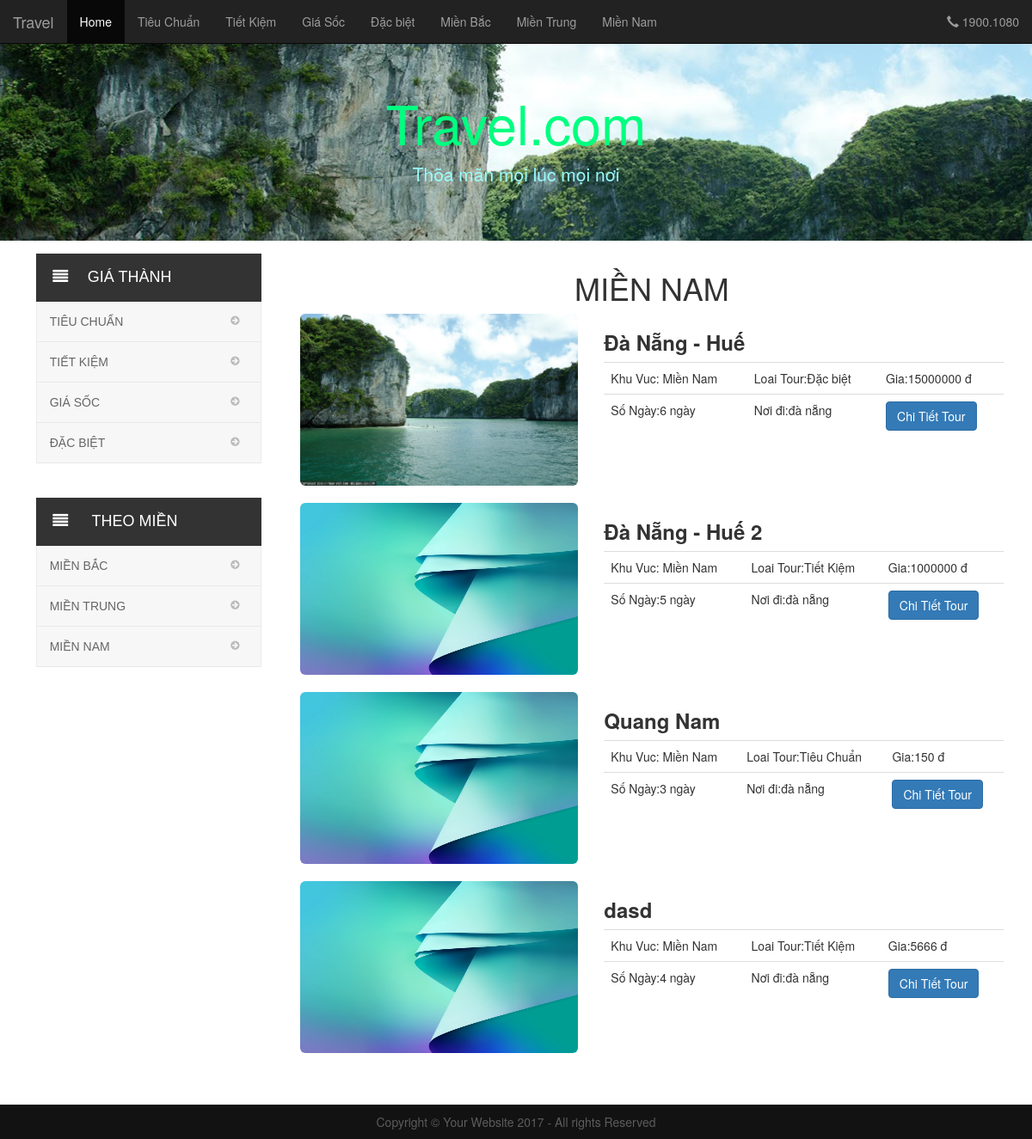
The page /?page=list-tour&&IDMien=3 on the database its author committed.
### tables this page shows
CREATE TABLE `loaitour` (
  `LoaiTourID` int(255) NOT NULL,
  `LoaiTourName` varchar(255) NOT NULL
);

CREATE TABLE `mien` (
  `IDMien` int(255) NOT NULL,
  `TenMien` varchar(255) NOT NULL
);

CREATE TABLE `tour` (
  `MaTour` int(255) NOT NULL,
  `TenTour` varchar(255) NOT NULL,
  `TGTour` int(20) NOT NULL,
  `GiaTour` varchar(255) NOT NULL,
  `NoiDungTour` mediumtext NOT NULL,
  `AnhTour` varchar(255) NOT NULL,
  `NgayKhoiHanh` varchar(255) NOT NULL,
  `IDTinhThanh` int(255) NOT NULL,
  `NgayThem` varchar(255) NOT NULL,
  `LoaiTourID` int(255) NOT NULL,
  `IDMien` int(255) NOT NULL
);

### function.php (called while the page is built, shortened)
<?php
	function LoaiTour()
		{
			global $handle;
			$query='select * from loaitour';
			$statement = $handle->prepare($query);
			$statement->execute();
			return $statement;
		}
	function LoaiMien()
		{
			global $handle;
			$query='select * from mien';
			$statement = $handle->prepare($query);
			$statement->execute();
			return $statement;
		}
	function LoaiMien2($IDMien)
		{
			global $handle;
			$query='select * from mien  where IDMien=:IDMien';
			$statement = $handle->prepare($query);
			$statement->bindValue(':IDMien',$IDMien);
			$statement->execute();
			return $statement;
		}
	function TourTheoMien($IDMien)
	{
		global $handle;
		$query='select * from tour t inner join loaitour l
		on t.LoaiTourID=l.LoaiTourID
		inner join tinhthanh tt on tt.IDTinhThanh=t.IDTinhThanh
		inner join mien m on t.IDMien=m.IDMien
		 where t.IDMien=:IDMien  ';
		$statement = $handle->prepare($query);
		$statement->bindValue(':IDMien',$IDMien);
		$statement->execute();
		return $statement;
	}
?>

### include/Tour/List-Tour.php (the view)
<?php
	if(isset($_REQUEST["LoaiTourID"]))
		{
			$LoaiTourID=$_GET['LoaiTourID'];
			$TourTheoLoai=TourTheoLoai($LoaiTourID);
			$TenLoai=LoaiTour2($LoaiTourID);
			$row_TenLoai=$TenLoai->fetch();
?>
<div class="col-md-12" style=" text-align:center; margin-top:0; text-transform:uppercase;">
                                    	<h1><?php echo $row_TenLoai['LoaiTourName'] ?></h1>
</div>
<?php   foreach($TourTheoLoai as $row)
{ ?>
<div class='col-sm-12 col-md-12' style="margin-bottom:20px" >
							<div class='products'>
								<div class='product'>
									<div class='product-image col-md-5 col-sm-12' >
										<div class='image' style='height:200px'>
											<a href='?page=chi-tiet-tour&&MaTour=<?php echo $row['MaTour']?>'><img class='img-rounded'  src='upload/<?php echo $row['AnhTour']?>' height='100%' width='100%' ></a>
										</div>
									</div>
									<div class='product-info text-left col-md-7 col-sm-7' style='text-align:center;'>
                                        <div class="container-fuild" style="text-align:left;">
                                        	<div class="row">
                                            	<div class="col-md-12 text-left">
                                                	<h3><strong><?php echo $row['TenTour']?></strong></h3>
                                                </div>
                                                <div class="col-md-12">
                                                	<table class="table">
                                                    	<tr>
                                                        	<td>Khu Vuc: <?php echo $row['TenMien']?></td>
                                                            <td>Loai Tour:<?php echo $row['LoaiTourName']?></td>
                                                            <td>Gia:<?php echo $row['GiaTour']?> đ</td>
                                                        </tr>
                                                        <tr>
                                                        	<td>Số Ngày:<?php echo $row['TGTour']?> ngày</td>
                                                            <td>Nơi đi:đà nẵng</td>
                                                            <td><a href="?page=chi-tiet-tour&&MaTour=<?php echo $row['MaTour']?>" class="btn btn-primary">Chi Tiết Tour</a></td>
                                                        </tr>
                                                    </table>
                                                </div>
                                            </div>
                                        </div>
									</div>
								</div>
							</div>
</div><br>
<?php }?>
<?php
		}
		else
			{
				$IDMien=$_GET['IDMien'];
				$LoaiMien2=LoaiMien2($IDMien);
				$row_LoaiMien2=$LoaiMien2->fetch();
				$TourTheoMien=TourTheoMien($IDMien);
?>
<div class="col-md-12" style=" text-align:center; margin-top:0; text-transform:uppercase;">
                                    	<h1><?php echo $row_LoaiMien2['TenMien'] ?></h1>
</div>
<?php   foreach($TourTheoMien as $row)
{ ?>
<div class='col-sm-12 col-md-12' style="margin-bottom:20px" >
							<div class='products'>
								<div class='product'>
									<div class='product-image col-md-5 col-sm-12' >
										<div class='image' style='height:200px'>
											<a href='?page=chi-tiet-tour&&MaTour=<?php echo $row['MaTour']?>'><img class='img-rounded'  src='upload/<?php echo $row['AnhTour']?>' height='100%' width='100%' ></a>
										</div>
									</div>
									<div class='product-info text-left col-md-7 col-sm-7' style='text-align:center;'>
                                        <div class="container-fuild" style="text-align:left;">
                                        	<div class="row">
                                            	<div class="col-md-12 text-left">
                                                	<h3><strong><?php echo $row['TenTour']?></strong></h3>
                                                </div>
                                                <div class="col-md-12">
                                                	<table class="table">
                                                    	<tr>
                                                        	<td>Khu Vuc: <?php echo $row['TenMien']?></td>
                                                            <td>Loai Tour:<?php echo $row['LoaiTourName']?></td>
                                                            <td>Gia:<?php echo $row['GiaTour']?> đ</td>
                                                        </tr>
                                                        <tr>
                                                        	<td>Số Ngày:<?php echo $row['TGTour']?> ngày</td>
                                                            <td>Nơi đi:đà nẵng</td>
                                                            <td><a href="?page=chi-tiet-tour&&MaTour=<?php echo $row['MaTour']?>" class="btn btn-primary">Chi Tiết Tour</a></td>
                                                        </tr>
                                                    </table>
                                                </div>
                                            </div>
                                        </div>
									</div>
								</div>
							</div>
</div><br>
<?php }?>
<?php }?>

### index.php (shortened to what this page needs)
<!DOCTYPE html>
<html lang="en">
<head>
  <link rel="stylesheet" href="assets/css/bootstrap.min.css">
  <link rel="stylesheet" href="assets/css/main.css">
	    <link rel="stylesheet" href="assets/css/green.css">
	    <link rel="stylesheet" href="assets/css/owl.carousel.css">
		<link rel="stylesheet" href="assets/css/owl.transitions.css">
		<link href="assets/css/lightbox.css" rel="stylesheet">
		<link rel="stylesheet" href="assets/css/animate.min.css">
		<link rel="stylesheet" href="assets/css/rateit.css">
		<link rel="stylesheet" href="assets/css/bootstrap-select.min.css">
        <link rel="stylesheet" href="assets/css/font-awesome.min.css">
        <link href="css/bootstrap.min.css" rel="stylesheet">
		<link rel="stylesheet" href="https://maxcdn.bootstrapcdn.com/font-awesome/4.4.0/css/font-awesome.min.css">
        <link href="css/full-slider.css" rel="stylesheet">
        <link rel="stylesheet" href="https://maxcdn.bootstrapcdn.com/bootstrap/3.3.7/css/bootstrap.min.css">
     <?php
	include('config.php');
	include('function.php');
	?>
<body  style="background-image:url(img/body-bg.jpg)">
     <nav class="navbar navbar-inverse navbar-fixed-top">
      <div class="container-fluid">
        <div class="navbar-header">
          <a class="navbar-brand" href="index.php">Travel</a>
        </div>
        <div class="collapse navbar-collapse " id="myNavbar">
          <?php include('include/TrangChu/nav.php')?>
          <ul class="nav navbar-nav navbar-right">
            <li><a><span class="glyphicon glyphicon-earphone"></span> 1900.1080</a></li>
          </ul>
        </div>
      </div>
    </nav>
     <?php
	 	$page=$_REQUEST["page"];
		if(isset($page))
		{
			include('include/TrangCon/giaodiencon.php');
		}
		else {
			include('include/TrangChu/vung-banner.php');
			include('include/TrangChu/vung-loai-tour.php');
		}
	?>
    <div class="container-fluid" style="background:#121212; color:#5d5c5c;">
    	<div class="row">
                <div class="col-lg-12" style="text-align:center; padding:10px;" >
                    Copyright &copy; Your Website 2017 - All rights Reserved
                </div>
        </div>
    </div>
</body>
</html>

### include/TrangChu/nav.php
<ul class="nav navbar-nav">
        <li class="active"><a href="index.php">Home</a></li>
        <?php
				$LoaiTour=LoaiTour();
				foreach($LoaiTour as $row)
				{
			?>
                <li class="menu-item">
                	<a href="?page=list-tour&&LoaiTourID=<?php echo $row['LoaiTourID']?>"><?php echo $row['LoaiTourName']?></a>
 				</li>
                <?php }?>
        <?php
				$LoaiMien=LoaiMien();
				foreach($LoaiMien as $row)
				{
			?>
                <li class="menu-item">
                	<a href="?page=list-tour&&IDMien=<?php echo $row['IDMien']?>"><?php echo $row['TenMien']?></a>
 				</li>
                <?php }?>
</ul>

### include/TrangCon/giaodiencon.php (shortened to what this page needs)
<br>
<br>
<div class="jumbotron" style="margin-bottom:10px; background-image:url(upload/banner.jpg);">
      <div class="container text-center">
        <h1 style="color:#00FF80">Travel.com</h1>
        <p style="color:#9FF">Thõa mãn mọi lúc mọi nơi</Online Storep>
  		</div>
</div>
<div class="container-fluid" style="background:#fff;margin-bottom:0px;">
	<div class="container"  style="margin-left:1%; margin-top:5px">
    	<div class="row">
        	  <div class="col-md-3 sidebar">
              		<div class="side-menu animate-dropdown outer-bottom-xs" style=" font-family:Tahoma, Geneva, sans-serif;">
    <div class="head" style=" font-family: Arial, Helvetica, sans-serif"><i class="icon fa fa-align-justify fa-fw"></i>Giá Thành</div>
    <nav class="yamm megamenu-horizontal" >
        <?php include('include/TrangCon/LoaiTour.php')?>
    </nav>
</div>
<div class="side-menu animate-dropdown outer-bottom-xs" style=" font-family:Tahoma, Geneva, sans-serif;">
    <div class="head" style=" font-family: Arial, Helvetica, sans-serif"><i class="icon fa fa-align-justify fa-fw"></i> Theo Miền</div>
    <nav class="yamm megamenu-horizontal" >
        <?php include('include/TrangCon/LoaiMien.php')?>
    </nav>
</div>
              </div>
        	  <div class="col-md-9" >
              		<div class="search-result-container ">
					<div id="myTabContent" class="tab-content">
						<div class="tab-pane active " id="grid-container">
								<div class="row">
              		<?php
							if(!isset($_GET['page'])){$page="";}else{$page=$_GET['page'];}
							  switch($page)
							  {
								case "list-tour":
									include "include/Tour/List-Tour.php";
								break;
							  }
					?>
              		</div>
                    	</div>
                        	</div></div>
                            <br>
                            <br>
              </div>
		</div>
    </div>
</div>

### include/TrangCon/LoaiTour.php
<ul class="nav">
        	<?php
				$LoaiTour=LoaiTour();
				foreach($LoaiTour as $row)
				{
			?>
                <li class="menu-item">
                	<a href="?page=list-tour&&LoaiTourID=<?php echo $row['LoaiTourID']?>"><?php echo $row['LoaiTourName']?></a>
 				</li>
                <?php }?>
</ul>

### include/TrangCon/LoaiMien.php
<ul class="nav">
        	<?php
				$LoaiMien=LoaiMien();
				foreach($LoaiMien as $row)
				{
			?>
                <li class="menu-item">
                	<a href="?page=list-tour&&IDMien=<?php echo $row['IDMien']?>"><?php echo $row['TenMien']?></a>
 				</li>
                <?php }?>
</ul>

### assets/css/green.css (style rules this page uses)
a { color: #abd07e; }

### assets/css/lightbox.css (style rules this page uses)
body:after { content: url(../images/close.png) url(../images/loading.gif) url(../images/prev.png) url(../images/next.png); display: none; }

### css/full-slider.css (style rules this page uses)
html, body { height: 100%; }
.carousel, .item, .active { height: 100%; }

### rows shown on the page
loaitour: LoaiTourName "Tiêu Chuẩn", LoaiTourName "TIÊU CHUẨN"
loaitour: LoaiTourName "Tiết Kiệm", LoaiTourName "TIẾT KIỆM"
loaitour: LoaiTourName "Giá Sốc", LoaiTourName "GIÁ SỐC"
loaitour: LoaiTourName "Đặc biệt", LoaiTourName "ĐẶC BIỆT"
mien: TenMien "Miền Bắc", TenMien "MIỀN BẮC"
mien: TenMien "Miền Trung", TenMien "MIỀN TRUNG"
mien: TenMien "Miền Nam", TenMien "MIỀN NAM"
tour: AnhTour (picture), TenTour "Đà Nẵng - Huế", IDMien.TenMien "Miền Nam", LoaiTourID.LoaiTourName "Đặc biệt", GiaTour "15000000", TGTour "6"
tour: AnhTour (picture), TenTour "Đà Nẵng - Huế 2", IDMien.TenMien "Miền Nam", LoaiTourID.LoaiTourName "Tiết Kiệm", GiaTour "1000000", TGTour "5"
tour: AnhTour (picture), TenTour "Quang Nam", IDMien.TenMien "Miền Nam", LoaiTourID.LoaiTourName "Tiêu Chuẩn", GiaTour "150", TGTour "3"
tour: AnhTour (picture), TenTour "dasd", IDMien.TenMien "Miền Nam", LoaiTourID.LoaiTourName "Tiết Kiệm", GiaTour "5666", TGTour "4"
